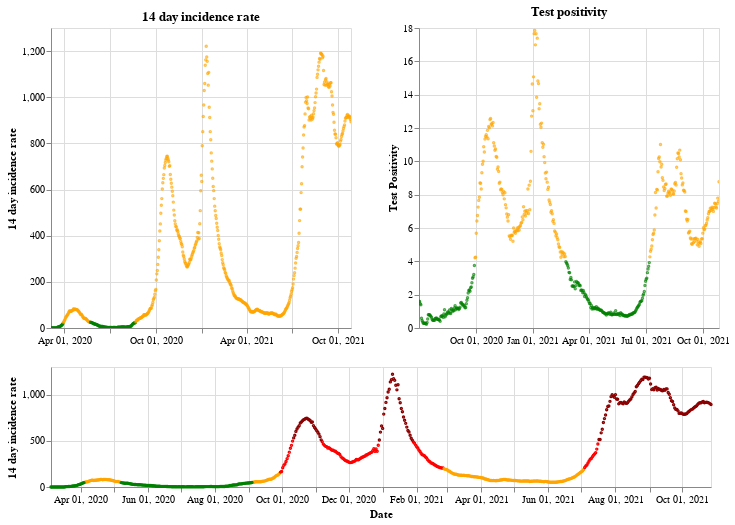

Source (notebook cell):
### Markdown cell above
## Northern Ireland

### Code cell
plot_traffic_light('Northern Ireland')

### Figure 1 — Vega-Lite specification as saved in the notebook (floating-point values rounded to 4 significant figures; data arrays with more than 128 entries replaced by an {"elided": "..."} marker saying what was removed)
{"config": {"view": {"continuousWidth": 400, "continuousHeight": 300}}, "vconcat": [{"hconcat": [{"mark": {"type": "point", "size": 2}, "encoding": {"color": {"condition": {"value": "green", "test": "(datum.twoWeeklyCasesRate <= 25)"}, "value": "orange"}, "tooltip": [{"type": "nominal", "field": "areaName"}, {"type": "temporal", "field": "date"}, {"type": "quantitative", "field": "twoWeeklyCasesRate"}, {"type": "quantitative", "field": "testPositivity"}], "x": {"type": "temporal", "axis": {"title": ""}, "field": "date", "scale": {"domain": {"selection": "DateBrush"}}, "timeUnit": "yearmonthdate"}, "y": {"type": "quantitative", "axis": {"title": "14 day incidence rate"}, "field": "twoWeeklyCasesRate"}}, "title": "14 day incidence rate", "width": 300}, {"mark": {"type": "point", "size": 2}, "encoding": {"color": {"condition": {"value": "green", "test": "(datum.testPositivity <= 4)"}, "value": "orange"}, "tooltip": [{"type": "nominal", "field": "areaName"}, {"type": "temporal", "field": "date"}, {"type": "quantitative", "field": "twoWeeklyCasesRate"}, {"type": "quantitative", "field": "testPositivity"}], "x": {"type": "temporal", "axis": {"title": ""}, "field": "date", "scale": {"domain": {"selection": "DateBrush"}}, "timeUnit": "yearmonthdate"}, "y": {"type": "quantitative", "axis": {"title": "Test Positivity"}, "field": "testPositivity"}}, "title": "Test positivity", "width": 300}]}, {"layer": [{"mark": {"type": "point", "size": 2}, "encoding": {"color": {"condition": {"value": "orange", "test": "(((datum.testPositivity < 4) && (datum.twoWeeklyCasesRate >= 50)) && (datum.twoWeeklyCasesRate < 200))"}, "value": "red"}, "opacity": {"condition": {"value": 1, "test": "((datum.twoWeeklyCasesRate >= 50) && (datum.twoWeeklyCasesRate < 500))"}, "value": 0}, "tooltip": [{"type": "nominal", "field": "areaName"}, {"type": "temporal", "field": "date"}, {"type": "quantitative", "field": "twoWeeklyCasesRate"}, {"type": "quantitative", "field": "testPositivity"}], "x": {"type": "temporal", "axis": {"title": "Date"}, "field": "date", "timeUnit": "yearmonthdate"}, "y": {"type": "quantitative", "axis": {"title": "14 day incidence rate"}, "field": "twoWeeklyCasesRate"}}, "selection": {"DateBrush": {"type": "interval", "encodings": ["x"], "fields": ["Time"]}}}, {"mark": {"type": "point", "size": 2}, "encoding": {"color": {"value": "darkred"}, "opacity": {"condition": {"value": 1, "test": "(datum.twoWeeklyCasesRate >= 500)"}, "value": 0}, "tooltip": [{"type": "nominal", "field": "areaName"}, {"type": "temporal", "field": "date"}, {"type": "quantitative", "field": "twoWeeklyCasesRate"}, {"type": "quantitative", "field": "testPositivity"}], "x": {"type": "temporal", "axis": {"title": "Date"}, "field": "date", "timeUnit": "yearmonthdate"}, "y": {"type": "quantitative", "axis": {"title": "14 day incidence rate"}, "field": "twoWeeklyCasesRate"}}}, {"mark": {"type": "point", "size": 2}, "encoding": {"color": {"condition": {"value": "green", "test": "((datum.testPositivity < 4) && (datum.twoWeeklyCasesRate < 50))"}, "value": "orange"}, "opacity": {"condition": {"value": 1, "test": "(datum.twoWeeklyCasesRate < 50)"}, "value": 0}, "tooltip": [{"type": "nominal", "field": "areaName"}, {"type": "temporal", "field": "date"}, {"type": "quantitative", "field": "twoWeeklyCasesRate"}, {"type": "quantitative", "field": "testPositivity"}], "x": {"type": "temporal", "axis": {"title": "Date"}, "field": "date", "timeUnit": "yearmonthdate"}, "y": {"type": "quantitative", "axis": {"title": "14 day incidence rate"}, "field": "twoWeeklyCasesRate"}}}], "height": 120, "width": 660}], "data": {"name": "data-819cd50f58dfc040b33938d1fdd16763"}, "$schema": "https://vega.github.io/schema/vega-lite/v4.8.1.json", "datasets": {"data-819cd50f58dfc040b33938d1fdd16763": {"elided": "602 records"}}}
